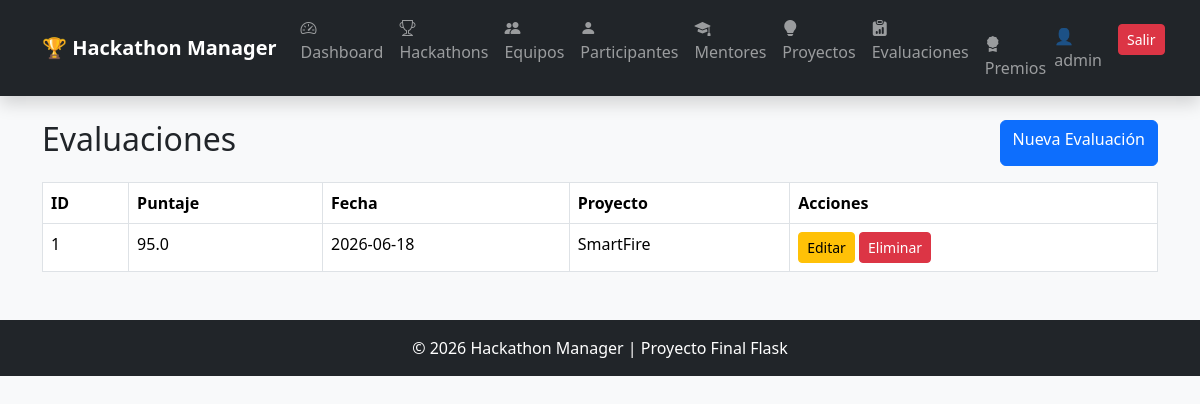
The app's page /evaluaciones (signed in) with its own data.
### app/models/usuario.py (models this page shows, shortened)
class Usuario(UserMixin, db.Model):
    __tablename__ = "usuarios"
    id = db.Column(
        db.Integer,
        primary_key=True
    )
    nombre = db.Column(
        db.String(100),
        nullable=False
    )
    email = db.Column(
        db.String(100),
        unique=True,
        nullable=False
    )
    username = db.Column(
        db.String(50),
        unique=True,
        nullable=False
    )
    password = db.Column(
        db.String(255),
        nullable=False
    )
    rol_id = db.Column(
        db.Integer,
        db.ForeignKey("roles.id"),
        nullable=False
    )

### app/models/evaluacion.py (models this page shows, shortened)
class Evaluacion(db.Model):
    __tablename__ = "evaluaciones"
    id = db.Column(
        db.Integer,
        primary_key=True
    )
    puntaje = db.Column(
        db.Float,
        nullable=False
    )
    observacion = db.Column(
        db.Text
    )
    fecha = db.Column(
        db.String(20)
    )
    proyecto_id = db.Column(
        db.Integer,
        db.ForeignKey("proyectos.id"),
        nullable=False
    )

### app/models/proyecto.py (models this page shows, shortened)
class Proyecto(db.Model):
    __tablename__ = "proyectos"
    id = db.Column(
        db.Integer,
        primary_key=True
    )
    nombre = db.Column(
        db.String(150),
        nullable=False
    )
    descripcion = db.Column(
        db.Text,
        nullable=False
    )
    tecnologia = db.Column(
        db.String(100),
        nullable=False
    )
    estado = db.Column(
        db.String(50),
        default="En desarrollo"
    )
    equipo_id = db.Column(
        db.Integer,
        db.ForeignKey("equipos.id"),
        nullable=False
    )
    evaluaciones = db.relationship(
    "Evaluacion",
    backref="proyecto",
    lazy=True
)

### app/evaluaciones/routes.py (the view)
@evaluacion_bp.route("/evaluaciones")
@login_required
def listar_evaluaciones():
    evaluaciones = Evaluacion.query.all()
    return render_template(
        "evaluaciones/listar.html",
        evaluaciones=evaluaciones
    )

### app/templates/evaluaciones/listar.html
{% extends 'base.html' %}
{% block content %}
<div class="d-flex justify-content-between mb-3">
    <h2>Evaluaciones</h2>
    <a
        href="/evaluaciones/nuevo"
        class="btn btn-primary">
        Nueva Evaluación
    </a>
</div>
<table class="table table-bordered">
    <thead>
        <tr>
            <th>ID</th>
            <th>Puntaje</th>
            <th>Fecha</th>
            <th>Proyecto</th>
            <th>Acciones</th>
        </tr>
    </thead>
    <tbody>
        {% for evaluacion in evaluaciones %}
        <tr>
            <td>{{ evaluacion.id }}</td>
            <td>{{ evaluacion.puntaje }}</td>
            <td>{{ evaluacion.fecha }}</td>
            <td>{{ evaluacion.proyecto.nombre }}</td>
            <td>
    <a
        href="/evaluaciones/editar/{{ evaluacion.id }}"
        class="btn btn-warning btn-sm">
        Editar
    </a>
    <a
        href="/evaluaciones/eliminar/{{ evaluacion.id }}"
        class="btn btn-danger btn-sm">
        Eliminar
    </a>
</td>
        </tr>
        {% endfor %}
    </tbody>
</table>
{% endblock %}

### app/templates/base.html (shortened to what this page needs)
<!DOCTYPE html>
<html lang="es">
<head>
    <link href="https://cdn.jsdelivr.net/npm/bootstrap@5.3.7/dist/css/bootstrap.min.css"
          rel="stylesheet">
    <link rel="stylesheet"
          href="https://cdn.jsdelivr.net/npm/bootstrap-icons@1.11.3/font/bootstrap-icons.min.css">
    <link
rel="stylesheet"
href="{{ url_for('static', filename='css/style.css') }}">
</head>
<body class="bg-light">
<nav class="navbar navbar-expand-lg navbar-dark bg-dark shadow">
    <div class="container">
        <a class="navbar-brand fw-bold"
           href="/">
            🏆 Hackathon Manager
        </a>
        <div class="collapse navbar-collapse"
             id="menu">
            <ul class="navbar-nav me-auto">
                {% if current_user.is_authenticated %}
                <li class="nav-item">
                    <a class="nav-link" href="/dashboard">
                        <i class="bi bi-speedometer2"></i>
                        Dashboard
                    </a>
                </li>
                <li class="nav-item">
                    <a class="nav-link" href="/hackathons">
                        <i class="bi bi-trophy"></i>
                        Hackathons
                    </a>
                </li>
                <li class="nav-item">
                    <a class="nav-link" href="/equipos">
                        <i class="bi bi-people-fill"></i>
                        Equipos
                    </a>
                </li>
                <li class="nav-item">
                    <a class="nav-link" href="/participantes">
                        <i class="bi bi-person-fill"></i>
                        Participantes
                    </a>
                </li>
                <li class="nav-item">
                    <a class="nav-link" href="/mentores">
                        <i class="bi bi-mortarboard-fill"></i>
                        Mentores
                    </a>
                </li>
                <li class="nav-item">
                    <a class="nav-link" href="/proyectos">
                        <i class="bi bi-lightbulb-fill"></i>
                        Proyectos
                    </a>
                </li>
                <li class="nav-item">
                    <a class="nav-link" href="/evaluaciones">
                        <i class="bi bi-clipboard-data-fill"></i>
                        Evaluaciones
                        <li class="nav-item">
    <a class="nav-link" href="/premios">
        <i class="bi bi-award-fill"></i>
        Premios
    </a>
</li>
                    </a>
                </li>
                {% endif %}
            </ul>
            <ul class="navbar-nav">
                {% if current_user.is_authenticated %}
                <li class="nav-item">
                    <span class="navbar-text me-3">
                        👤 {{ current_user.username }}
                    </span>
                </li>
                <li class="nav-item">
                    <a class="btn btn-danger btn-sm"
                       href="/logout">
                        Salir
                    </a>
                </li>
                {% endif %}
            </ul>
        </div>
    </div>
</nav>
<div class="container mt-4">
    {% block content %}
    {% endblock %}
</div>
<footer class="bg-dark text-white text-center mt-5 p-3">
    © 2026 Hackathon Manager | Proyecto Final Flask
</footer>
</body>
</html>

### app/static/css/style.css (style rules this page uses)
body { background:#f4f7fc; }

### records on screen
Usuario: username "admin"
Evaluacion: id "1", puntaje "95.0", fecha "2026-06-18", proyecto.nombre "SmartFire"
